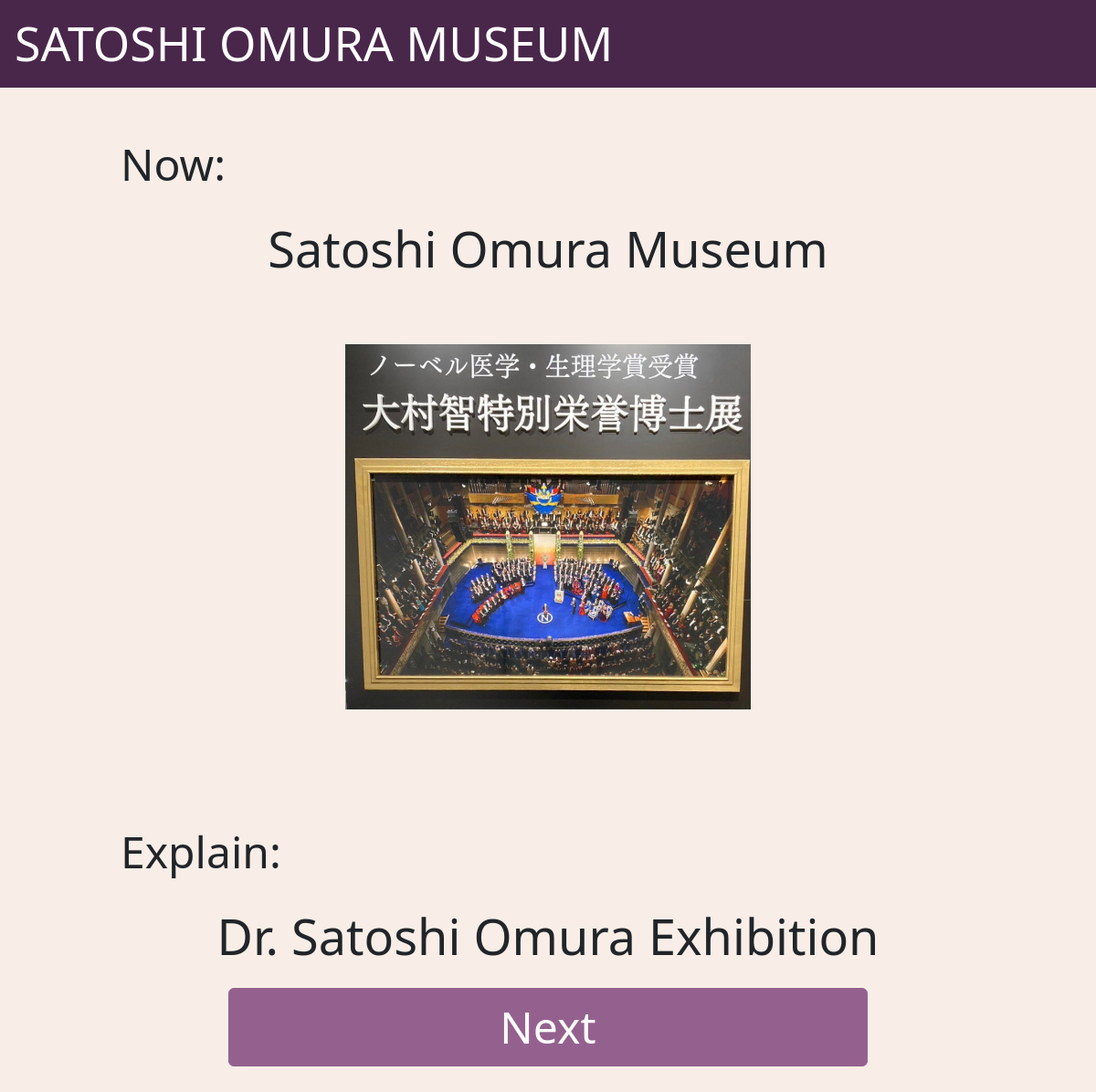
The page /QAmuseum/EnterEn/1 on the database its author committed.
### QAmuseum/models.py (models this page shows, shortened)
class OmuraMuseum(models.Model):
    id=models.IntegerField(primary_key=True)
    name=models.CharField(max_length=100)
    satisfaction=models.FloatField()
    x=models.IntegerField()
    y=models.IntegerField()
    stay_time = models.FloatField()
    wait_time = models.IntegerField(default=0)
    exp = models.TextField()
    image=models.ImageField(upload_to='media/',blank=True)
    en_name=models.CharField(max_length=100,default="title")
    en_exp = models.TextField(default="text")
    map_image=models.ImageField(upload_to='media/',blank=True)

### QAmuseum/views.py (the view)
# urls.py: path("EnterEn/<int:pk>",views.EnterEn,name="EnterEn"),
def EnterEn(request,pk):
    enter = OmuraMuseum.objects.get(id=1)
    object={'pk':pk,
            "name":enter.en_name,
            "explain":enter.en_exp,
            "img":enter.image}
    return render(request,"QAmuseum/EnterEn.html",object)

### QAmuseum/templates/QAmuseum/EnterEn.html (shortened to what this page needs)
{% extends "base_En.html" %}
    {% block body %}
        <div class="container-fluid">
        <p class="spot">Now:<br></p>
        <p class="text-center name-explain">{{name}}<br></p>
       <div class="text-center">
        <img src="/media/{{img}}"><br><br></div>
        <p class="spot">Explain:<br></p>
       <p class="text-center name-explain">{{explain}}<br></p>
       <div class="text-center">
       <a href="{% url 'MuseumPathEn' pk  %}" class="btn btn-success btn-block" role="button">Next</a>
    <br><br></div>
        </div>
    {% endblock %}

### QAmuseum/static/QAmuseum/style.css (style rules this page uses)
body { font-size: 300%; background-color: #f8eee7; max-width: 1000px; width:95%; margin: 0 auto; margin-top: auto; }
.btn-success { width:700px; font-size: 48px; background-color: #94618e; border-color: #94618e; text-align: center; }
.text-center { text-align: center; }
.spot { margin-left: 20px; }
.name-explain { font-size: 54px; }
img { width:78%; margin: 1em auto; }
.text-center img { max-height: 400px; width:auto; max-width: 800px; }

### rows shown on the page
OmuraMuseum: en_name "Satoshi Omura Museum", image (picture), en_exp "Dr. Satoshi Omura Exhibition"
